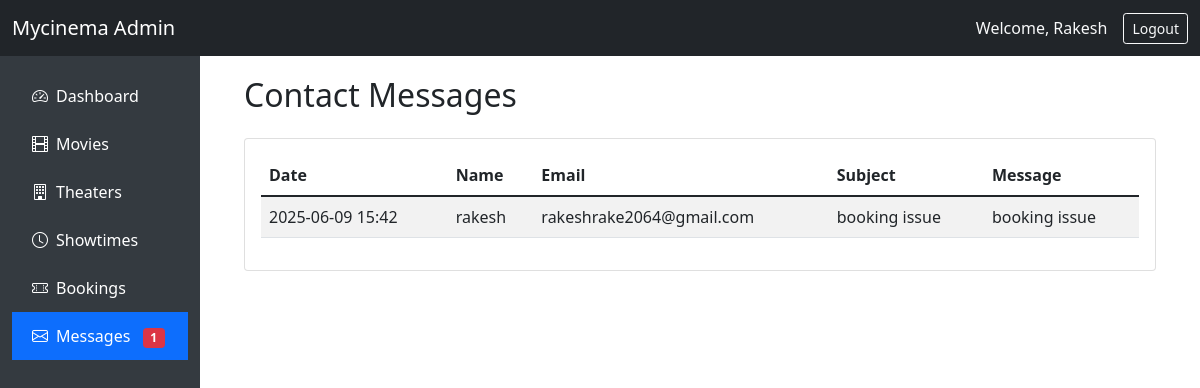
The page /admin/messages.php (signed in) on the database its author committed.
### tables this page shows
CREATE TABLE `contact_messages` (
  `id` int(11) NOT NULL,
  `name` varchar(100) NOT NULL,
  `email` varchar(100) NOT NULL,
  `subject` varchar(200) NOT NULL,
  `message` text NOT NULL,
  `created_at` timestamp NOT NULL DEFAULT current_timestamp(),
  `status` enum('unread','read') DEFAULT 'unread'
);

### admin/messages.php (the view, shortened to what this page needs)
<?php
require_once 'includes/admin_header.php';
$stmt = $pdo->query("SELECT * FROM contact_messages ORDER BY created_at DESC");
$messages = $stmt->fetchAll();
?>
<div class="container-fluid">
    <h2 class="mb-4">Contact Messages</h2>
    <div class="card">
        <div class="card-body">
            <div class="table-responsive">
                <table class="table table-striped">
                    <thead>
                        <tr>
                            <th>Date</th>
                            <th>Name</th>
                            <th>Email</th>
                            <th>Subject</th>
                            <th>Message</th>
                        </tr>
                    </thead>
                    <tbody>
                        <?php if ($messages): ?>
                            <?php foreach ($messages as $message): ?>
                                <tr>
                                    <td><?php echo date('Y-m-d H:i', strtotime($message['created_at'])); ?></td>
                                    <td><?php echo htmlspecialchars($message['name']); ?></td>
                                    <td><?php echo htmlspecialchars($message['email']); ?></td>
                                    <td><?php echo htmlspecialchars($message['subject']); ?></td>
                                    <td><?php echo nl2br(htmlspecialchars($message['message'])); ?></td>
                                </tr>
                            <?php endforeach; ?>
                        <?php else: ?>
                            <tr>
                                <td colspan="5" class="text-center">No messages found</td>
                            </tr>
                        <?php endif; ?>
                    </tbody>
                </table>
            </div>
        </div>
    </div>
</div>
<?php require_once 'includes/admin_footer.php'; ?>

### rows shown on the page
contact_messages: created_at "2025-06-09 15:42", name "rakesh", email "rakeshrake2064@gmail.com", subject "booking issue", message "booking issue"

### other values the page prints
$unread_count "1"
